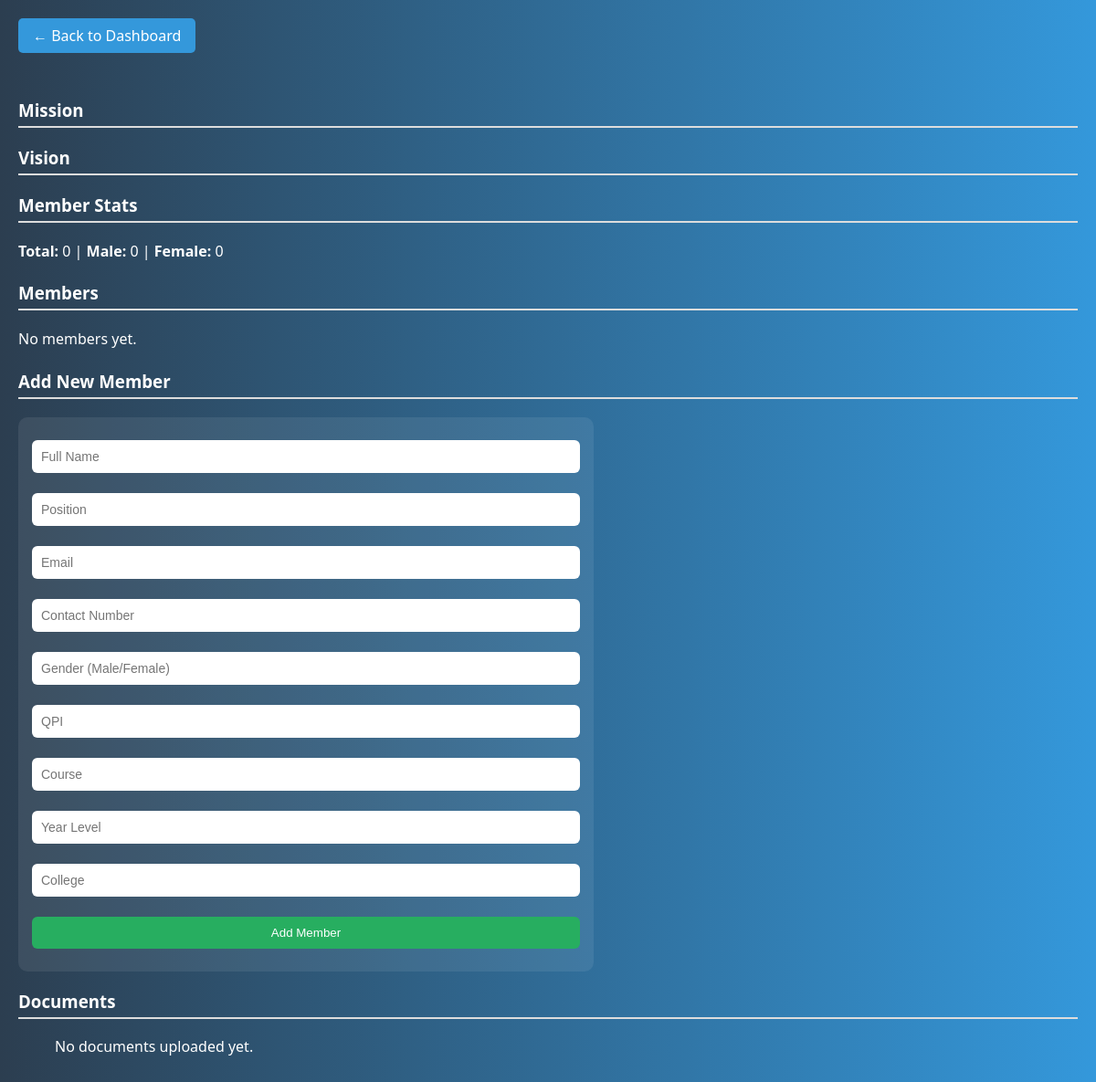
/organization/1, run on an earlier commit of the app's database.
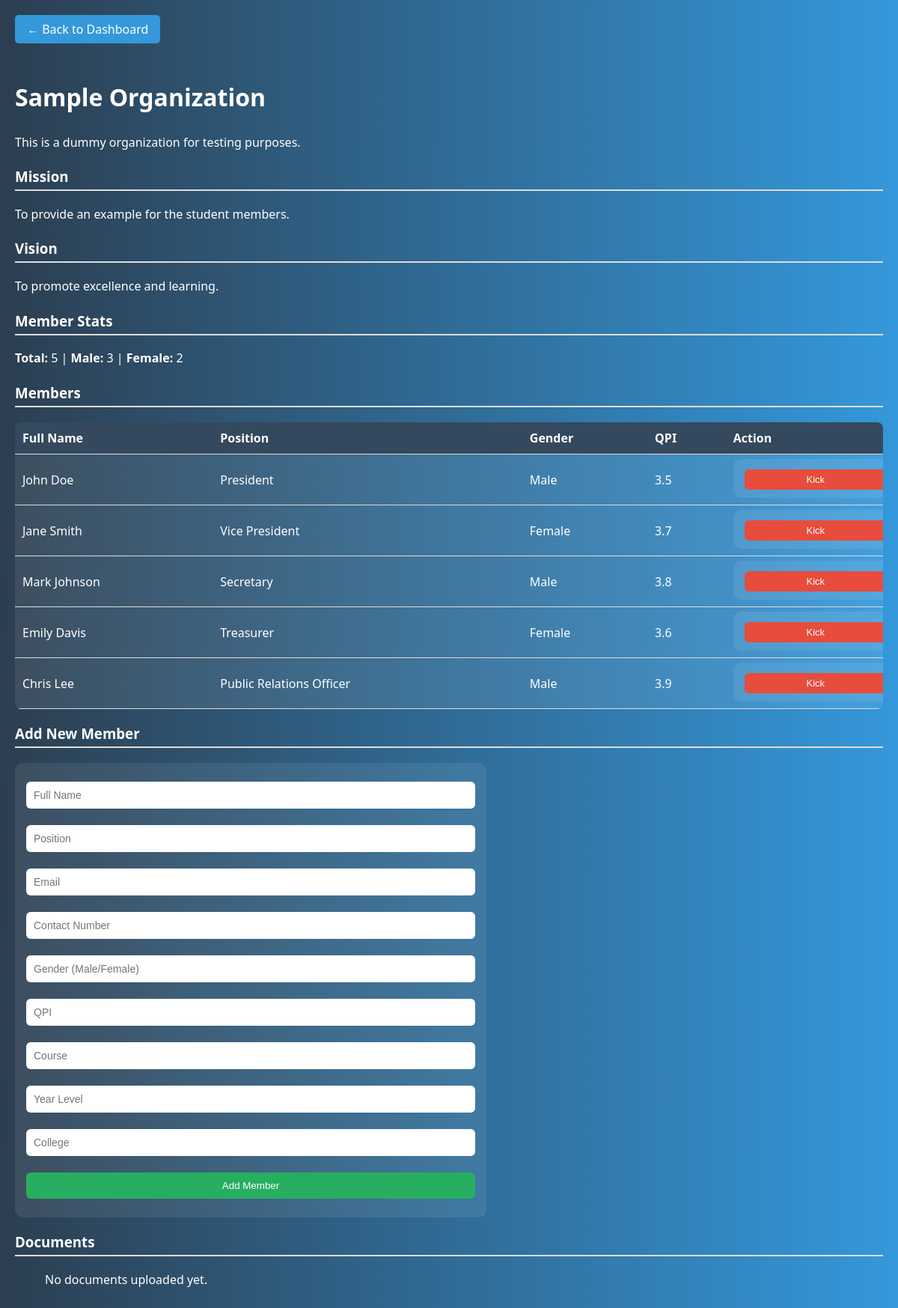
And on a later commit of the database.
### tables this page shows
CREATE TABLE organizations (
        id INTEGER PRIMARY KEY AUTOINCREMENT,
        name TEXT NOT NULL,
        description TEXT,
        mission TEXT,
        vision TEXT,
        status TEXT DEFAULT 'Pending'
    );

CREATE TABLE members (
        id INTEGER PRIMARY KEY AUTOINCREMENT,
        org_id INTEGER,
        full_name TEXT,
        position TEXT,
        email TEXT,
        contact_no TEXT,
        sex TEXT,
        qpi REAL,
        course TEXT,
        year_level TEXT,
        college TEXT,
        FOREIGN KEY (org_id) REFERENCES organizations(id)
    );

### app.py (the view, shortened to what this page needs)
@app.route('/organization/<int:org_id>', methods=['GET', 'POST'])
def view_organization(org_id):
    db = get_db()
    org = db.execute('SELECT * FROM organizations WHERE id = ?', (org_id,)).fetchone()
    members = db.execute('''
        SELECT position, full_name, sex AS gender, qpi, id
        FROM members
        WHERE org_id = ?
    ''', (org_id,)).fetchall()
    documents = db.execute('SELECT * FROM documents WHERE org_id = ?', (org_id,)).fetchall()
    total_members = len(members)
    male_count = sum(1 for m in members if m['gender'] == 'Male')
    female_count = sum(1 for m in members if m['gender'] == 'Female')
    return render_template('organization_view.html',
                           org=org,
                           members=members,
                           documents=documents,
                           total_members=total_members,
                           male_count=male_count,
                           female_count=female_count)

### app.py (called while the page is built)
def get_db():
    db = getattr(g, '_database', None)
    if db is None:
        db = g._database = sqlite3.connect(DATABASE)
        db.row_factory = sqlite3.Row
    return db

@app.teardown_appcontext
def close_connection(exception):
    db = getattr(g, '_database', None)
    if db is not None:
        db.close()

### templates/organization_view.html (shortened to what this page needs)
{% extends 'base.html' %}
{% block content %}
<a href="{{ url_for('sacdev_dashboard') }}" class="back-btn">← Back to Dashboard</a>
<h2>{{ org.name }}</h2>
<p>{{ org.description }}</p>
<h3>Mission</h3>
<p>{{ org.mission }}</p>
<h3>Vision</h3>
<p>{{ org.vision }}</p>
<h3>Member Stats</h3>
<p><strong>Total:</strong> {{ total_members }} | <strong>Male:</strong> {{ male_count }} | <strong>Female:</strong> {{ female_count }}</p>
<h3>Members</h3>
{% if members %}
<table>
  <thead>
    <tr>
      <th>Full Name</th>
      <th>Position</th>
      <th>Gender</th>
      <th>QPI</th>
      <th>Action</th>
    </tr>
  </thead>
  <tbody>
    {% for member in members %}
    <tr>
      <td>{{ member.full_name }}</td>
      <td>{{ member.position }}</td>
      <td>{{ member.gender }}</td>
      <td>{{ member.qpi }}</td>
      <td>
        <form method="POST" style="display:inline;">
          <button type="submit" name="kick_member" class="kick-btn">Kick</button>
        </form>
      </td>
    </tr>
    {% endfor %}
  </tbody>
</table>
{% else %}
  <p>No members yet.</p>
{% endif %}
<h3>Add New Member</h3>
<form method="POST" style="max-width: 600px;">
  <input type="text" name="full_name" placeholder="Full Name" required>
  <input type="text" name="position" placeholder="Position" required>
  <input type="email" name="email" placeholder="Email">
  <input type="text" name="contact_no" placeholder="Contact Number">
  <input type="text" name="sex" placeholder="Gender (Male/Female)">
  <input type="number" step="0.01" name="qpi" placeholder="QPI">
  <input type="text" name="course" placeholder="Course">
  <input type="text" name="year_level" placeholder="Year Level">
  <input type="text" name="college" placeholder="College">
  <button type="submit" class="submit-btn" style="width: 100%;">Add Member</button>
</form>
<h3>Documents</h3>
<ul>
  {% for doc in documents %}
    <li>{{ doc.title }} - <a href="{{ url_for('static', filename=doc.file_path) }}" target="_blank">View</a></li>
  {% else %}
    <p>No documents uploaded yet.</p>
  {% endfor %}
</ul>
{% endblock %}

### templates/base.html (shortened to what this page needs)
<!DOCTYPE html>
<html lang="en">
<head>
    <link rel="stylesheet" href="{{ url_for('static', filename='styles.css') }}">
</head>
<body>
    <div class="container">
        {% block content %}{% endblock %}
    </div>
</body>
</html>

### static/styles.css (style rules this page uses)
body { font-family: Arial, sans-serif; background-color: #f4f4f4; }
input, button { width: 100%; margin: 10px 0; padding: 10px; }
button { background-color: #007bff; color: white; border: none; }
body { margin: 0; font-family: 'Segoe UI', sans-serif; background: linear-gradient(to right, #2c3e50, #3498db); color: white; }

### templates/organization_view.html (style rules this page uses)
body { font-family: 'Segoe UI', Tahoma, Geneva, Verdana, sans-serif; background-color: #2c3e50; margin: 0; padding: 20px; color: white; }
h2 { margin-top: 30px; font-size: 2em; }
h3 { margin-top: 20px; border-bottom: 2px solid #ddd; padding-bottom: 5px; }
p { line-height: 1.6; margin-bottom: 15px; color: white; }
a { color: #3498db; text-decoration: none; }
form { margin-top: 20px; background-color: rgba(255, 255, 255, 0.08); padding: 15px; border-radius: 10px; }
input[type="text"], input[type="email"], input[type="number"] { width: 100%; padding: 10px; margin-bottom: 12px; border-radius: 6px; border: none; font-size: 14px; box-sizing: border-box; }
.submit-btn { background-color: #27ae60; color: white; padding: 10px 20px; border: none; border-radius: 6px; cursor: pointer; }
.kick-btn { background-color: #e74c3c; color: white; padding: 6px 12px; border: none; border-radius: 6px; cursor: pointer; font-size: 13px; }
.back-btn { display: inline-block; background: #3498db; padding: 8px 16px; color: white; text-decoration: none; border-radius: 5px; margin-bottom: 20px; }
table { width: 100%; border-collapse: collapse; background-color: rgba(255, 255, 255, 0.08); margin-top: 20px; border-radius: 8px; overflow: hidden; }
th, td { padding: 10px; border-bottom: 1px solid #ddd; text-align: left; }
th { background-color: #34495e; }

What changed in the data, as far as the page shows it:
added organizations: name "Sample Organization", description "This is a dummy organization for testing purposes.", mission "To provide an example for the student members.", vision "To promote excellence and learning."
added members: full_name "John Doe", position "President", gender "Male", qpi "3.5"
added members: full_name "Jane Smith", position "Vice President", gender "Female", qpi "3.7"
added members: full_name "Mark Johnson", position "Secretary", gender "Male", qpi "3.8"
added members: full_name "Emily Davis", position "Treasurer", gender "Female", qpi "3.6"
added members: full_name "Chris Lee", position "Public Relations Officer", gender "Male", qpi "3.9"
Also different on the page:
{{ total_members }}: "0" → "5"
{{ male_count }}: "0" → "3"
{{ female_count }}: "0" → "2"
text no longer shown: "No members yet."
text now shown: "Full Name Position Gender QPI Action"
